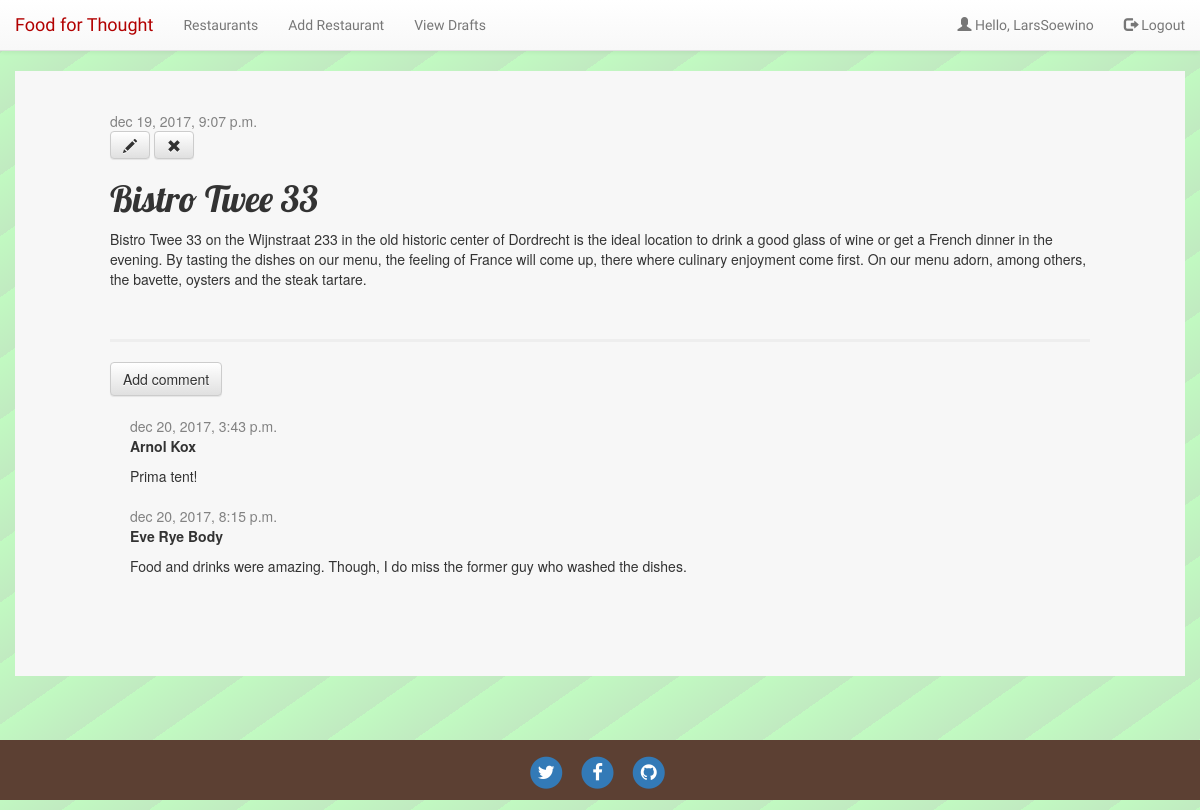
The app's page /post/15/ (signed in) with its own data.
### blog/models.py (models this page shows, shortened)
class Post(models.Model):
    author = models.ForeignKey('auth.User')
    title = models.CharField(max_length=200)
    text = models.TextField()
    created_date = models.DateTimeField(
            default=timezone.now)
    published_date = models.DateTimeField(
            blank=True, null=True)

class Comment(models.Model):
    post = models.ForeignKey('blog.Post', related_name='comments')
    author = models.CharField(max_length=200)
    text = models.TextField()
    created_date = models.DateTimeField(default=timezone.now)
    approved_comment = models.BooleanField(default=False)

### blog/views.py (the view)
# urls.py: url(r'^post/(?P<pk>\d+)/$', views.post_detail, name='post_detail'),
def post_detail(request, pk):
    post = get_object_or_404(Post, pk=pk)
    return render(request, 'blog/post_detail.html', {'post': post})

### blog/templates/blog/post_detail.html (shortened to what this page needs)
{% extends 'blog/base.html' %}
{% block content %}
                <div class="post">
                    {% if post.published_date %}
                      <div class="date">
                          {{ post.published_date }}
                      </div>
                    {% else %}
                      <a class="btn btn-default" href="{% url 'post_publish' pk=post.pk %}">Publish</a>
                    {% endif %}
                    {% if user.is_authenticated %}
                         <a class="btn btn-default" href="{% url 'post_edit' pk=post.pk %}"><span class="glyphicon glyphicon-pencil"></span></a>
                         <a class="btn btn-default" href="{% url 'post_remove' pk=post.pk %}"><span class="glyphicon glyphicon-remove"></span></a>
                    {% endif %}                    <h1>{{ post.title }}</h1>
                    <p>{{ post.text|linebreaksbr }}</p>
                    <br>
                    <hr>
                    <a class="btn btn-default" href="{% url 'add_comment_to_post' pk=post.pk %}">Add comment</a>
                    {% for comment in post.comments.all %}
                      {% if user.is_authenticated or comment.approved_comment %}
                      <div class="comment">
                          <div class="date">
                              {{ comment.created_date }}
                          </div>
                          <strong>{{ comment.author }}</strong>
                          <p>{{ comment.text|linebreaks }}</p>
                      </div>
                      {% endif %}
                  {% empty %}
                      <p>No comments here yet :(</p>
                  {% endfor %}
                </div>
{% endblock %}

### blog/templates/blog/base.html (shortened to what this page needs)
{% load staticfiles %}
<html>
    <head>
        <link rel="stylesheet" href="//maxcdn.bootstrapcdn.com/bootstrap/3.2.0/css/bootstrap.min.css">
        <link rel="stylesheet" href="//maxcdn.bootstrapcdn.com/bootstrap/3.2.0/css/bootstrap-theme.min.css">
        <link rel="stylesheet" href="{% static 'css/blog.css' %}">
        <link rel="stylesheet" href="https://maxcdn.bootstrapcdn.com/font-awesome/4.5.0/css/font-awesome.min.css">
    </head>
    <body>
        <nav class="navbar navbar-default navbar-static-top" id="sticky-header">
          <div class="container-fluid">
            <div class="navbar-header">
              <a class="navbar-brand" style="color: #b20101" href="/">Food for Thought</a>
            </div>
            <div class="collapse navbar-collapse" id="myNavbar">
              <ul class="nav navbar-nav">
                <li><a href="{% url 'post_list' %}">Restaurants</a></li>
                {% if user.is_authenticated %}
                  <li><a href="{% url 'post_new' %}">Add Restaurant</a></li>
                  <li><a href="{% url 'post_draft_list' %}">View Drafts</a>
                {% endif %}
              </ul>
              <ul class="nav navbar-nav navbar-right">
                {% if user.is_authenticated %}
                <li><a href=""><span class="glyphicon glyphicon-user"></span> Hello, {{request.user}}</a></li>
                <li><a href="{% url 'logout' %}"><span class="glyphicon glyphicon-log-out"></span> Logout</a></li>
                {% endif %}
              </ul>
            </div>
          </div>
        </nav>
        <div class="container content-block">
            <div class="row">
                <div class="col-lg-12 col-md-10 mx-auto">
                  {% block content %}
                  {% endblock %}
                </div>
            </div>
        </div>
        <footer class="footer">
          <div class="container">
            <ul class="list-inline text-center">
              <li class="list-inline-item">
                <a href="https://twitter.com/" target="_blank">
                  <span class="fa-stack fa-lg">
                    <i class="fa fa-circle fa-stack-2x"></i>
                    <i class="fa fa-twitter fa-stack-1x fa-inverse"></i>
                  </span>
                </a>
              </li>
              <li class="list-inline-item">
                <a href="https://facebook.com/" target="_blank">
                  <span class="fa-stack fa-lg">
                    <i class="fa fa-circle fa-stack-2x"></i>
                    <i class="fa fa-facebook fa-stack-1x fa-inverse"></i>
                  </span>
                </a>
              </li>
              <li class="list-inline-item">
                <a href="https://instagram.com/" target="_blank">
                  <span class="fa-stack fa-lg">
                    <i class="fa fa-circle fa-stack-2x"></i>
                    <i class="fa fa-github fa-stack-1x fa-inverse"></i>
                  </span>
                </a>
              </li>
            </ul>
          </div>
        </footer>
    </body>
</html>

### blog/static/css/blog.css (style rules this page uses)
body { background: repeating-linear-gradient( -35deg, #c1eac1, #c1fac1 50px, #c1ffc1 50px, #c1ffc1 50px ); }
.navbar { font-family: 'Lora', 'Times New Roman', serif; background-color: #E0E0E0; border-color: #E0E0E0; position: -webkit-sticky; }
.navbar-brand { color: green; }
.footer { position: absolute; bottom: 0; width: 100%; height: 60px; line-height: 60px; background-color: #5C4033; }
html { position: relative; }
h1, h2, h3, h4 { font-family: 'Lobster', cursive; }
.date { color: #828282; }
.post { margin-bottom: 70px; padding: 1rem 8rem; border-width: 30px; border-color: purple; }
.comment { margin: 20px 0px 20px 20px; }
hr { background: black; border-width: 3px; }
.content-block { padding-top: 3rem; margin-bottom: 10rem; background-color: #f7f7f7; border-width: 10px; border-color: red; }
.container-fluid { font-family: 'Patua One', cursive; }

### records on screen
Post: published_date "dec 19, 2017, 9:07 p.m.", title "Bistro Twee 33", text "Bistro Twee 33 on the Wijnstraat 233 in the old historic center of Dordrecht is the ideal location to drink a good glass of wine or get a French dinner in the evening. By tasting the dishes on our menu, the feeling of France will come up, there where culinary enjoyment come first. On our menu adorn, among others, the bavette, oysters and the steak tartare."
Comment: created_date "dec 20, 2017, 3:43 p.m.", author "Arnol Kox", text "Prima tent!"
Comment: created_date "dec 20, 2017, 8:15 p.m.", author "Eve Rye Body", text "Food and drinks were amazing. Though, I do miss the former guy who washed the dishes."

### other values on screen
{{ request.user }} "LarsSoewino"
